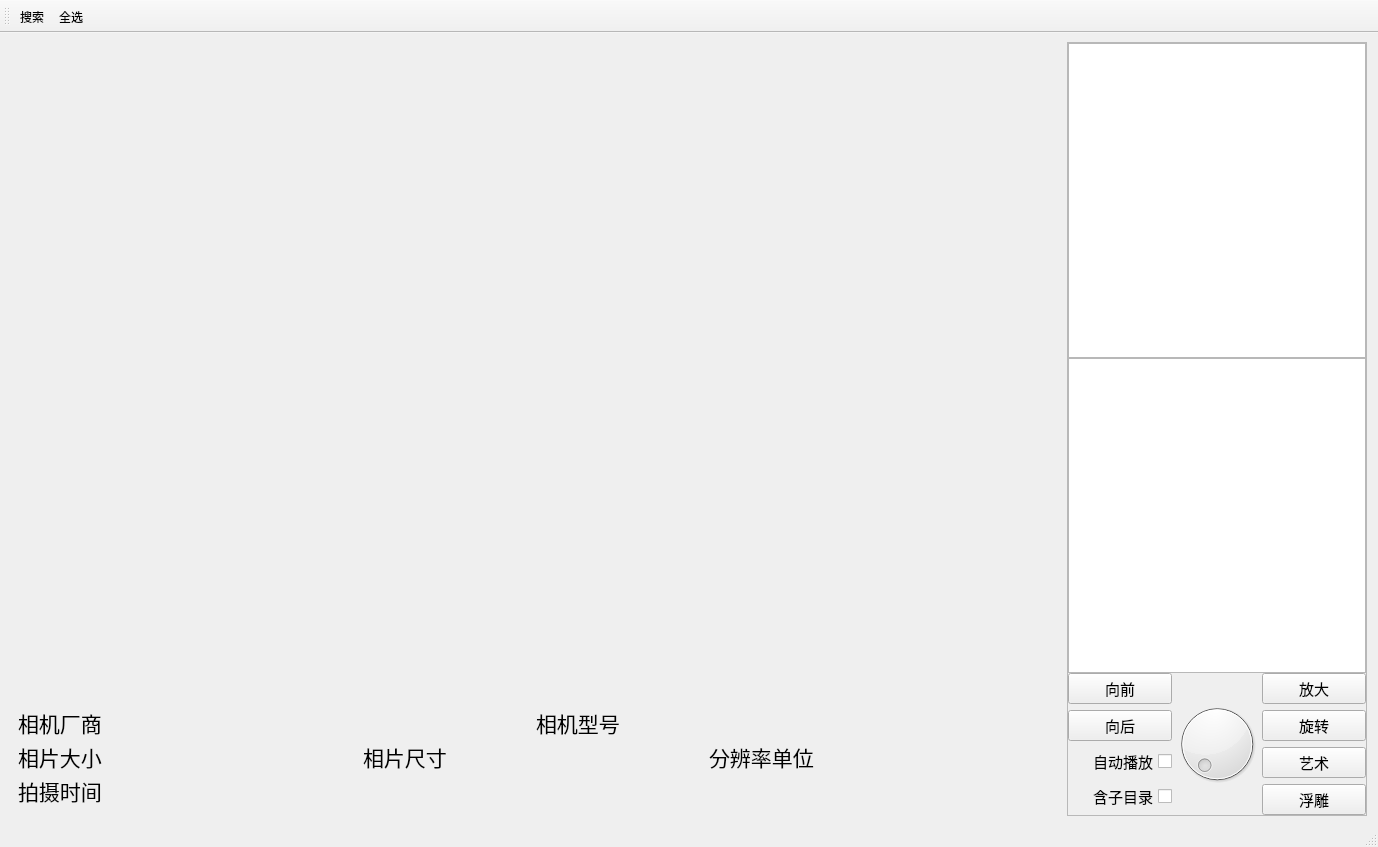
<?xml version="1.0" encoding="UTF-8"?>
<ui version="4.0">
 <class>MainWindow</class>
 <widget class="QMainWindow" name="MainWindow">
  <property name="geometry">
   <rect>
    <x>0</x>
    <y>0</y>
    <width>1378</width>
    <height>823</height>
   </rect>
  </property>
  <property name="windowTitle">
   <string>照片分类排序</string>
  </property>
  <widget class="QWidget" name="centralwidget">
   <layout class="QHBoxLayout" name="horizontalLayout_5">
    <item>
     <layout class="QVBoxLayout" name="vl_photo">
      <item>
       <widget class="QWidget" name="wg_photo" native="true">
        <property name="minimumSize">
         <size>
          <width>1052</width>
          <height>650</height>
         </size>
        </property>
        <property name="maximumSize">
         <size>
          <width>1052</width>
          <height>650</height>
         </size>
        </property>
       </widget>
      </item>
      <item>
       <widget class="QWidget" name="wg_exif" native="true">
        <property name="minimumSize">
         <size>
          <width>1052</width>
          <height>0</height>
         </size>
        </property>
        <property name="maximumSize">
         <size>
          <width>1052</width>
          <height>16777215</height>
         </size>
        </property>
        <property name="font">
         <font>
          <family>楷体</family>
          <pointsize>16</pointsize>
         </font>
        </property>
        <layout class="QVBoxLayout" name="verticalLayout_4">
         <property name="spacing">
          <number>2</number>
         </property>
         <property name="leftMargin">
          <number>9</number>
         </property>
         <property name="topMargin">
          <number>9</number>
         </property>
         <property name="rightMargin">
          <number>9</number>
         </property>
         <property name="bottomMargin">
          <number>9</number>
         </property>
         <item>
          <layout class="QHBoxLayout" name="horizontalLayout_2">
           <item>
            <widget class="QLabel" name="lb_camera">
             <property name="text">
              <string>相机厂商</string>
             </property>
            </widget>
           </item>
           <item>
            <widget class="QLabel" name="lb_model">
             <property name="text">
              <string>相机型号</string>
             </property>
            </widget>
           </item>
          </layout>
         </item>
         <item>
          <layout class="QHBoxLayout" name="horizontalLayout_3">
           <item>
            <widget class="QLabel" name="lb_weight">
             <property name="text">
              <string>相片大小</string>
             </property>
            </widget>
           </item>
           <item>
            <widget class="QLabel" name="lb_photo_size">
             <property name="text">
              <string>相片尺寸</string>
             </property>
            </widget>
           </item>
           <item>
            <widget class="QLabel" name="lb_resolution">
             <property name="frameShape">
              <enum>QFrame::NoFrame</enum>
             </property>
             <property name="text">
              <string>分辨率单位</string>
             </property>
            </widget>
           </item>
          </layout>
         </item>
         <item>
          <layout class="QHBoxLayout" name="horizontalLayout_4">
           <item>
            <widget class="QLabel" name="lb_photo_time">
             <property name="text">
              <string>拍摄时间</string>
             </property>
            </widget>
           </item>
          </layout>
         </item>
        </layout>
       </widget>
      </item>
     </layout>
    </item>
    <item>
     <widget class="QFrame" name="frame_bench">
      <property name="minimumSize">
       <size>
        <width>300</width>
        <height>0</height>
       </size>
      </property>
      <property name="maximumSize">
       <size>
        <width>300</width>
        <height>16777215</height>
       </size>
      </property>
      <property name="frameShape">
       <enum>QFrame::StyledPanel</enum>
      </property>
      <property name="frameShadow">
       <enum>QFrame::Raised</enum>
      </property>
      <layout class="QVBoxLayout" name="verticalLayout">
       <property name="spacing">
        <number>0</number>
       </property>
       <property name="leftMargin">
        <number>0</number>
       </property>
       <property name="topMargin">
        <number>0</number>
       </property>
       <property name="rightMargin">
        <number>0</number>
       </property>
       <property name="bottomMargin">
        <number>0</number>
       </property>
       <item>
        <widget class="QTreeView" name="tree_view">
         <property name="minimumSize">
          <size>
           <width>0</width>
           <height>0</height>
          </size>
         </property>
         <property name="maximumSize">
          <size>
           <width>16777215</width>
           <height>16777215</height>
          </size>
         </property>
        </widget>
       </item>
       <item>
        <widget class="QListWidget" name="list_wg"/>
       </item>
       <item>
        <widget class="QWidget" name="wg_nav" native="true">
         <property name="minimumSize">
          <size>
           <width>300</width>
           <height>0</height>
          </size>
         </property>
         <property name="maximumSize">
          <size>
           <width>300</width>
           <height>16777215</height>
          </size>
         </property>
         <property name="font">
          <font>
           <family>Adobe Devanagari</family>
           <pointsize>11</pointsize>
          </font>
         </property>
         <layout class="QHBoxLayout" name="horizontalLayout">
          <property name="spacing">
           <number>0</number>
          </property>
          <property name="leftMargin">
           <number>0</number>
          </property>
          <property name="topMargin">
           <number>0</number>
          </property>
          <property name="rightMargin">
           <number>2</number>
          </property>
          <property name="bottomMargin">
           <number>0</number>
          </property>
          <item>
           <layout class="QVBoxLayout" name="verticalLayout_3">
            <property name="spacing">
             <number>6</number>
            </property>
            <item>
             <widget class="QPushButton" name="pb_prev">
              <property name="text">
               <string>向前</string>
              </property>
             </widget>
            </item>
            <item>
             <widget class="QPushButton" name="pb_next">
              <property name="text">
               <string>向后</string>
              </property>
             </widget>
            </item>
            <item>
             <widget class="QCheckBox" name="cb_auto_show">
              <property name="layoutDirection">
               <enum>Qt::RightToLeft</enum>
              </property>
              <property name="text">
               <string>自动播放</string>
              </property>
             </widget>
            </item>
            <item>
             <widget class="QCheckBox" name="cb_sub_dir">
              <property name="layoutDirection">
               <enum>Qt::RightToLeft</enum>
              </property>
              <property name="text">
               <string>含子目录</string>
              </property>
             </widget>
            </item>
           </layout>
          </item>
          <item>
           <layout class="QVBoxLayout" name="vl_tools">
            <item>
             <widget class="QDial" name="dial">
              <property name="minimumSize">
               <size>
                <width>90</width>
                <height>90</height>
               </size>
              </property>
              <property name="maximumSize">
               <size>
                <width>90</width>
                <height>90</height>
               </size>
              </property>
             </widget>
            </item>
           </layout>
          </item>
          <item>
           <layout class="QVBoxLayout" name="verticalLayout_2">
            <property name="spacing">
             <number>6</number>
            </property>
            <item>
             <widget class="QPushButton" name="pb_max_show">
              <property name="text">
               <string>放大</string>
              </property>
             </widget>
            </item>
            <item>
             <widget class="QPushButton" name="pushButton">
              <property name="text">
               <string>旋转</string>
              </property>
             </widget>
            </item>
            <item>
             <widget class="QPushButton" name="pushButton_2">
              <property name="text">
               <string>艺术</string>
              </property>
             </widget>
            </item>
            <item>
             <widget class="QPushButton" name="pushButton_3">
              <property name="text">
               <string>浮雕</string>
              </property>
             </widget>
            </item>
           </layout>
          </item>
         </layout>
        </widget>
       </item>
      </layout>
     </widget>
    </item>
   </layout>
  </widget>
  <widget class="QStatusBar" name="statusBar"/>
  <widget class="QToolBar" name="toolBar">
   <property name="windowTitle">
    <string>toolBar</string>
   </property>
   <attribute name="toolBarArea">
    <enum>TopToolBarArea</enum>
   </attribute>
   <attribute name="toolBarBreak">
    <bool>false</bool>
   </attribute>
   <addaction name="action_search"/>
   <addaction name="action_select_all"/>
  </widget>
  <action name="action_search">
   <property name="icon">
    <iconset>
     <normaloff>res/images/search.gif</normaloff>res/images/search.gif</iconset>
   </property>
   <property name="text">
    <string>搜索</string>
   </property>
   <property name="toolTip">
    <string>在当前目录下搜索</string>
   </property>
  </action>
  <action name="action_select_all">
   <property name="icon">
    <iconset>
     <normaloff>res/images/select.gif</normaloff>res/images/select.gif</iconset>
   </property>
   <property name="text">
    <string>全选</string>
   </property>
   <property name="toolTip">
    <string>选择所有内容</string>
   </property>
  </action>
 </widget>
 <resources/>
 <connections>
  <connection>
   <sender>pb_prev</sender>
   <signal>clicked()</signal>
   <receiver>MainWindow</receiver>
   <slot>_slot_btn_clicked()</slot>
   <hints>
    <hint type="sourcelabel">
     <x>848</x>
     <y>354</y>
    </hint>
    <hint type="destinationlabel">
     <x>417</x>
     <y>70</y>
    </hint>
   </hints>
  </connection>
  <connection>
   <sender>pb_next</sender>
   <signal>clicked()</signal>
   <receiver>MainWindow</receiver>
   <slot>_slot_btn_clicked()</slot>
   <hints>
    <hint type="sourcelabel">
     <x>848</x>
     <y>385</y>
    </hint>
    <hint type="destinationlabel">
     <x>285</x>
     <y>115</y>
    </hint>
   </hints>
  </connection>
  <connection>
   <sender>pb_max_show</sender>
   <signal>clicked()</signal>
   <receiver>MainWindow</receiver>
   <slot>_slot_btn_clicked()</slot>
   <hints>
    <hint type="sourcelabel">
     <x>1038</x>
     <y>352</y>
    </hint>
    <hint type="destinationlabel">
     <x>851</x>
     <y>75</y>
    </hint>
   </hints>
  </connection>
  <connection>
   <sender>tree_view</sender>
   <signal>clicked(QModelIndex)</signal>
   <receiver>MainWindow</receiver>
   <slot>_slot_tree_clicked()</slot>
   <hints>
    <hint type="sourcelabel">
     <x>1040</x>
     <y>183</y>
    </hint>
    <hint type="destinationlabel">
     <x>263</x>
     <y>285</y>
    </hint>
   </hints>
  </connection>
  <connection>
   <sender>pushButton</sender>
   <signal>clicked()</signal>
   <receiver>MainWindow</receiver>
   <slot>_slot_btn_clicked()</slot>
   <hints>
    <hint type="sourcelabel">
     <x>1038</x>
     <y>381</y>
    </hint>
    <hint type="destinationlabel">
     <x>851</x>
     <y>117</y>
    </hint>
   </hints>
  </connection>
  <connection>
   <sender>pushButton_2</sender>
   <signal>clicked()</signal>
   <receiver>MainWindow</receiver>
   <slot>_slot_btn_clicked()</slot>
   <hints>
    <hint type="sourcelabel">
     <x>1038</x>
     <y>410</y>
    </hint>
    <hint type="destinationlabel">
     <x>851</x>
     <y>192</y>
    </hint>
   </hints>
  </connection>
  <connection>
   <sender>pushButton_3</sender>
   <signal>clicked()</signal>
   <receiver>MainWindow</receiver>
   <slot>_slot_btn_clicked()</slot>
   <hints>
    <hint type="sourcelabel">
     <x>1038</x>
     <y>439</y>
    </hint>
    <hint type="destinationlabel">
     <x>851</x>
     <y>249</y>
    </hint>
   </hints>
  </connection>
  <connection>
   <sender>cb_auto_show</sender>
   <signal>stateChanged(int)</signal>
   <receiver>MainWindow</receiver>
   <slot>_slot_check_changed()</slot>
   <hints>
    <hint type="sourcelabel">
     <x>848</x>
     <y>409</y>
    </hint>
    <hint type="destinationlabel">
     <x>337</x>
     <y>590</y>
    </hint>
   </hints>
  </connection>
  <connection>
   <sender>cb_sub_dir</sender>
   <signal>stateChanged(int)</signal>
   <receiver>MainWindow</receiver>
   <slot>_slot_check_changed()</slot>
   <hints>
    <hint type="sourcelabel">
     <x>848</x>
     <y>433</y>
    </hint>
    <hint type="destinationlabel">
     <x>330</x>
     <y>590</y>
    </hint>
   </hints>
  </connection>
  <connection>
   <sender>toolBar</sender>
   <signal>actionTriggered(QAction*)</signal>
   <receiver>MainWindow</receiver>
   <slot>_slot_action_triggered()</slot>
   <hints>
    <hint type="sourcelabel">
     <x>53</x>
     <y>20</y>
    </hint>
    <hint type="destinationlabel">
     <x>103</x>
     <y>62</y>
    </hint>
   </hints>
  </connection>
  <connection>
   <sender>list_wg</sender>
   <signal>itemClicked(QListWidgetItem*)</signal>
   <receiver>MainWindow</receiver>
   <slot>_slot_list_clicked()</slot>
   <hints>
    <hint type="sourcelabel">
     <x>1040</x>
     <y>321</y>
    </hint>
    <hint type="destinationlabel">
     <x>568</x>
     <y>564</y>
    </hint>
   </hints>
  </connection>
 </connections>
 <slots>
  <slot>_slot_btn_clicked()</slot>
  <slot>_slot_tree_clicked()</slot>
  <slot>_slot_check_changed()</slot>
  <slot>_slot_action_triggered()</slot>
  <slot>_slot_list_clicked()</slot>
 </slots>
</ui>
